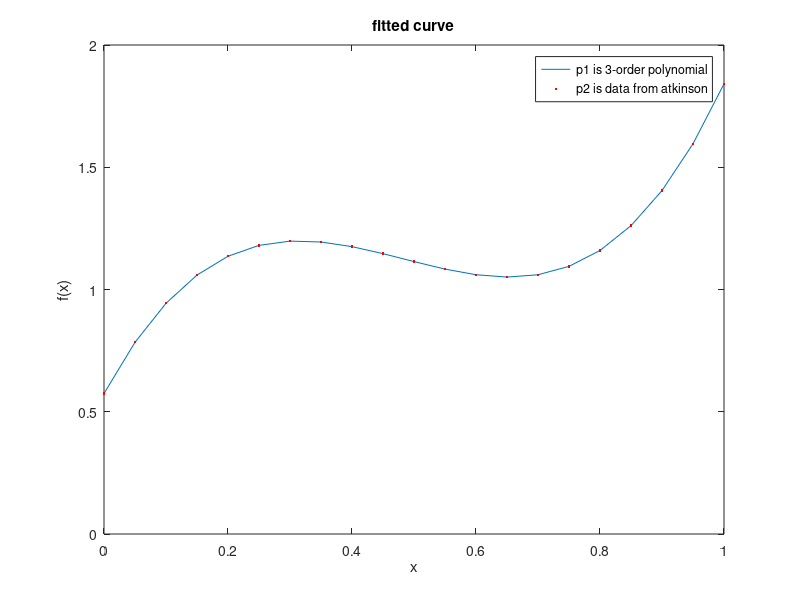

Reproduce this figure in MATLAB.
plmmmhll=dlmread('fitcurve.dat');
p=[7.66868353  -11.1282253 4.72586346  0.574658573];
%p=[18.098346397176083 -47.488331025551787 51.944833169703259 -28.408310914419129 7.2032946017325052 0.50962160448247140];
x=0:0.05:1;
p1=polyval(p,x);
plot(x,p1,x,plmmmhll(:,2),'r.');
xlabel('x');
ylabel('f(x)');
legend('p1 is 3-order polynomial','p2 is data from atkinson')
title('fitted curve');